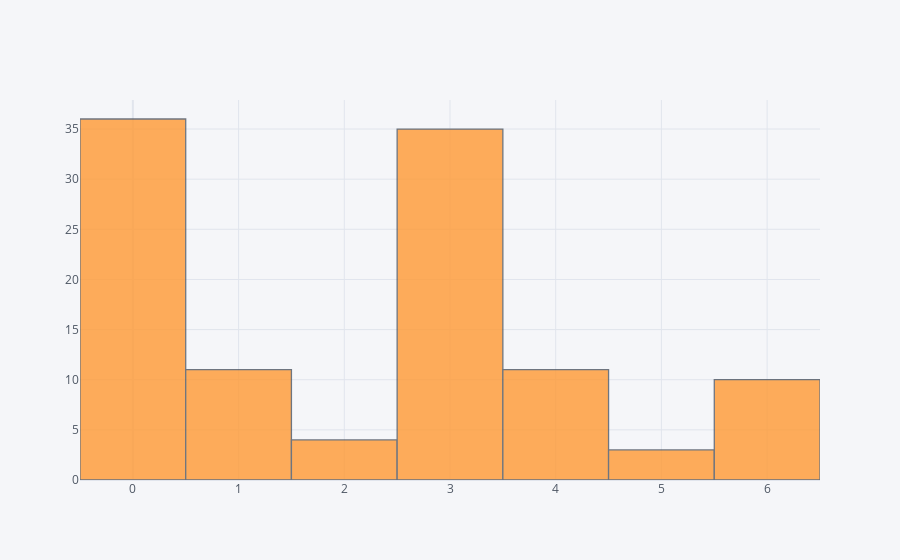

Notebook code for this chart:
### Code cell
df['TDAH_men'].iplot(kind='hist')

### Figure 1 — Plotly figure (JSON) as saved in the notebook; plotly's stock layout.template omitted (floating-point values rounded to 4 significant figures)
{"data": [{"histfunc": "count", "histnorm": "", "marker": {"color": "rgba(255, 153, 51, 1.0)", "line": {"color": "#4D5663", "width": 1.3}}, "name": "TDAH_men", "opacity": 0.8, "orientation": "v", "type": "histogram", "x": [2, 6, 3, 0, 4, 0, 3, 1, 0, 3, 3, 3, 3, 0, 6, 3, 0, 4, 3, 4, 3, 1, 0, 2, 3, 3, 0, 0, 1, 6, 6, 1, 4, 0, 3, 3, 6, 0, 3, 1, 3, 3, 2, 0, 3, 0, 0, 0, 3, 5, 0, 2, 0, 3, 4, 1, 3, 4, 3, 0, 0, 3, 0, 0, 0, 3, 0, 4, 0, 6, 0, 4, 0, 3, 1, 1, 0, 0, 0, 6, 0, 0, 3, 0, 5, 3, 3, 3, 1, 3, 0, 3, 1, 6, 6, 6, 3, 3, 0, 4, 4, 3, 0, 0, 5, 1, 3, 3, 0, 4]}], "layout": {"barmode": "overlay", "legend": {"bgcolor": "#F5F6F9", "font": {"color": "#4D5663"}}, "paper_bgcolor": "#F5F6F9", "plot_bgcolor": "#F5F6F9", "title": {"font": {"color": "#4D5663"}}, "xaxis": {"gridcolor": "#E1E5ED", "showgrid": true, "tickfont": {"color": "#4D5663"}, "title": {"font": {"color": "#4D5663"}, "text": ""}, "zerolinecolor": "#E1E5ED"}, "yaxis": {"gridcolor": "#E1E5ED", "showgrid": true, "tickfont": {"color": "#4D5663"}, "title": {"font": {"color": "#4D5663"}, "text": ""}, "zerolinecolor": "#E1E5ED"}}}
